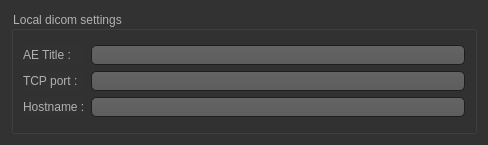
<?xml version="1.0" encoding="UTF-8"?>
<ui version="4.0">
 <class>QtDcmLocalDicomSettingsWidget</class>
 <widget class="QWidget" name="QtDcmLocalDicomSettingsWidget">
  <property name="geometry">
   <rect>
    <x>0</x>
    <y>0</y>
    <width>488</width>
    <height>145</height>
   </rect>
  </property>
  <property name="minimumSize">
   <size>
    <width>0</width>
    <height>145</height>
   </size>
  </property>
  <property name="maximumSize">
   <size>
    <width>16777215</width>
    <height>145</height>
   </size>
  </property>
  <property name="windowTitle">
   <string>Form</string>
  </property>
  <property name="styleSheet">
   <string notr="true">* {
	font: 10pt &quot;Lucida Sans&quot;;
}

QToolTip
{
     border: 1px solid black;
     background-color: #ffa02f;
     padding: 1px;
     border-radius: 3px;
     opacity: 100;
}

QWidget
{
    color: #b1b1b1;
    background-color: #323232;
}

QWidget:item:hover
{
    background-color: QLinearGradient( x1: 0, y1: 0, x2: 0, y2: 1, stop: 0 #ffa02f, stop: 1 #ca0619);
    color: #000000;
}

QWidget:item:selected
{
    background-color: QLinearGradient( x1: 0, y1: 0, x2: 0, y2: 1, stop: 0 #ffa02f, stop: 1 #d7801a);
}

QMenuBar::item
{
    background: transparent;
}

QMenuBar::item:selected
{
    background: transparent;
    border: 1px solid #ffaa00;
}

QMenuBar::item:pressed
{
    background: #444;
    border: 1px solid #000;
    background-color: QLinearGradient(
        x1:0, y1:0,
        x2:0, y2:1,
        stop:1 #212121,
        stop:0.4 #343434/*,
        stop:0.2 #343434,
        stop:0.1 #ffaa00*/
    );
    margin-bottom:-1px;
    padding-bottom:1px;
}

QMenu
{
    border: 1px solid #000;
}

QMenu::item
{
    padding: 2px 20px 2px 20px;
}

QMenu::item:selected
{
    color: #000000;
}

QWidget:disabled
{
    color: #404040;
    background-color: #323232;
}

QAbstractItemView
{
    background-color: QLinearGradient( x1: 0, y1: 0, x2: 0, y2: 1, stop: 0 #4d4d4d, stop: 0.1 #646464, stop: 1 #5d5d5d);
}

QWidget:focus
{
    /*border: 2px solid QLinearGradient( x1: 0, y1: 0, x2: 0, y2: 1, stop: 0 #ffa02f, stop: 1 #d7801a);*/
}

QLineEdit
{
    background-color: QLinearGradient( x1: 0, y1: 0, x2: 0, y2: 1, stop: 0 #4d4d4d, stop: 0 #646464, stop: 1 #5d5d5d);
    padding: 1px;
    border-style: solid;
    border: 1px solid #1e1e1e;
    border-radius: 5;
}

QPushButton
{
    color: #b1b1b1;
    background-color: QLinearGradient( x1: 0, y1: 0, x2: 0, y2: 1, stop: 0 #565656, stop: 0.1 #525252, stop: 0.5 #4e4e4e, stop: 0.9 #4a4a4a, stop: 1 #464646);
    border-width: 1px;
    border-color: #1e1e1e;
    border-style: solid;
    border-radius: 6;
    padding: 3px;
    font-size: 12px;
    padding-left: 5px;
    padding-right: 5px;
}

QPushButton:pressed
{
    background-color: QLinearGradient( x1: 0, y1: 0, x2: 0, y2: 1, stop: 0 #2d2d2d, stop: 0.1 #2b2b2b, stop: 0.5 #292929, stop: 0.9 #282828, stop: 1 #252525);
}

QComboBox
{
    selection-background-color: #ffaa00;
    background-color: QLinearGradient( x1: 0, y1: 0, x2: 0, y2: 1, stop: 0 #565656, stop: 0.1 #525252, stop: 0.5 #4e4e4e, stop: 0.9 #4a4a4a, stop: 1 #464646);
    border-style: solid;
    border: 1px solid #1e1e1e;
    border-radius: 5;
}

QComboBox:hover,QPushButton:hover
{
    border: 2px solid QLinearGradient( x1: 0, y1: 0, x2: 0, y2: 1, stop: 0 #ffa02f, stop: 1 #d7801a);
}


QComboBox:on
{
    padding-top: 3px;
    padding-left: 4px;
    background-color: QLinearGradient( x1: 0, y1: 0, x2: 0, y2: 1, stop: 0 #2d2d2d, stop: 0.1 #2b2b2b, stop: 0.5 #292929, stop: 0.9 #282828, stop: 1 #252525);
    selection-background-color: #ffaa00;
}

QComboBox QAbstractItemView
{
    border: 2px solid darkgray;
    selection-background-color: QLinearGradient( x1: 0, y1: 0, x2: 0, y2: 1, stop: 0 #ffa02f, stop: 1 #d7801a);
}

QComboBox::drop-down
{
     subcontrol-origin: padding;
     subcontrol-position: top right;
     width: 15px;

     border-left-width: 0px;
     border-left-color: darkgray;
     border-left-style: solid; /* just a single line */
     border-top-right-radius: 3px; /* same radius as the QComboBox */
     border-bottom-right-radius: 3px;
 }

QComboBox::down-arrow
{
     image: url(:/down_arrow.png);
}

QGroupBox:focus
{
border: 2px solid QLinearGradient( x1: 0, y1: 0, x2: 0, y2: 1, stop: 0 #ffa02f, stop: 1 #d7801a);
}

QTextEdit:focus
{
    border: 2px solid QLinearGradient( x1: 0, y1: 0, x2: 0, y2: 1, stop: 0 #ffa02f, stop: 1 #d7801a);
}

QScrollBar:horizontal {
     border: 1px solid #222222;
     background: QLinearGradient( x1: 0, y1: 0, x2: 0, y2: 1, stop: 0.0 #121212, stop: 0.2 #282828, stop: 1 #484848);
     height: 7px;
     margin: 0px 16px 0 16px;
}

QScrollBar::handle:horizontal
{
      background: QLinearGradient( x1: 0, y1: 0, x2: 1, y2: 0, stop: 0 #ffa02f, stop: 0.5 #d7801a, stop: 1 #ffa02f);
      min-height: 20px;
      border-radius: 2px;
}

QScrollBar::add-line:horizontal {
      border: 1px solid #1b1b19;
      border-radius: 2px;
      background: QLinearGradient( x1: 0, y1: 0, x2: 1, y2: 0, stop: 0 #ffa02f, stop: 1 #d7801a);
      width: 14px;
      subcontrol-position: right;
      subcontrol-origin: margin;
}

QScrollBar::sub-line:horizontal {
      border: 1px solid #1b1b19;
      border-radius: 2px;
      background: QLinearGradient( x1: 0, y1: 0, x2: 1, y2: 0, stop: 0 #ffa02f, stop: 1 #d7801a);
      width: 14px;
     subcontrol-position: left;
     subcontrol-origin: margin;
}

QScrollBar::right-arrow:horizontal, QScrollBar::left-arrow:horizontal
{
      border: 1px solid black;
      width: 1px;
      height: 1px;
      background: white;
}

QScrollBar::add-page:horizontal, QScrollBar::sub-page:horizontal
{
      background: none;
}

QScrollBar:vertical
{
      background: QLinearGradient( x1: 0, y1: 0, x2: 1, y2: 0, stop: 0.0 #121212, stop: 0.2 #282828, stop: 1 #484848);
      width: 7px;
      margin: 16px 0 16px 0;
      border: 1px solid #222222;
}

QScrollBar::handle:vertical
{
      background: QLinearGradient( x1: 0, y1: 0, x2: 0, y2: 1, stop: 0 #ffa02f, stop: 0.5 #d7801a, stop: 1 #ffa02f);
      min-height: 20px;
      border-radius: 2px;
}

QScrollBar::add-line:vertical
{
      border: 1px solid #1b1b19;
      border-radius: 2px;
      background: QLinearGradient( x1: 0, y1: 0, x2: 0, y2: 1, stop: 0 #ffa02f, stop: 1 #d7801a);
      height: 14px;
      subcontrol-position: bottom;
      subcontrol-origin: margin;
}

QScrollBar::sub-line:vertical
{
      border: 1px solid #1b1b19;
      border-radius: 2px;
      background: QLinearGradient( x1: 0, y1: 0, x2: 0, y2: 1, stop: 0 #d7801a, stop: 1 #ffa02f);
      height: 14px;
      subcontrol-position: top;
      subcontrol-origin: margin;
}

QScrollBar::up-arrow:vertical, QScrollBar::down-arrow:vertical
{
      border: 1px solid black;
      width: 1px;
      height: 1px;
      background: white;
}


QScrollBar::add-page:vertical, QScrollBar::sub-page:vertical
{
      background: none;
}

QTextEdit
{
    background-color: #242424;
}

QPlainTextEdit
{
    background-color: #242424;
}

QHeaderView::section
{
    background-color: QLinearGradient(x1:0, y1:0, x2:0, y2:1, stop:0 #616161, stop: 0.5 #505050, stop: 0.6 #434343, stop:1 #656565);
    color: white;
    padding-left: 4px;
    border: 1px solid #6c6c6c;
}

QCheckBox:disabled
{
color: #414141;
}

QDockWidget::title
{
    text-align: center;
    spacing: 3px; /* spacing between items in the tool bar */
    background-color: QLinearGradient(x1:0, y1:0, x2:0, y2:1, stop:0 #323232, stop: 0.5 #242424, stop:1 #323232);
}

QDockWidget::close-button, QDockWidget::float-button
{
    text-align: center;
    spacing: 1px; /* spacing between items in the tool bar */
    background-color: QLinearGradient(x1:0, y1:0, x2:0, y2:1, stop:0 #323232, stop: 0.5 #242424, stop:1 #323232);
}

QDockWidget::close-button:hover, QDockWidget::float-button:hover
{
    background: #242424;
}

QDockWidget::close-button:pressed, QDockWidget::float-button:pressed
{
    padding: 1px -1px -1px 1px;
}

QMainWindow::separator
{
    background-color: QLinearGradient(x1:0, y1:0, x2:0, y2:1, stop:0 #161616, stop: 0.5 #151515, stop: 0.6 #212121, stop:1 #343434);
    color: white;
    padding-left: 4px;
    border: 1px solid #4c4c4c;
    spacing: 3px; /* spacing between items in the tool bar */
}

QMainWindow::separator:hover
{

    background-color: QLinearGradient(x1:0, y1:0, x2:0, y2:1, stop:0 #d7801a, stop:0.5 #b56c17 stop:1 #ffa02f);
    color: white;
    padding-left: 4px;
    border: 1px solid #6c6c6c;
    spacing: 3px; /* spacing between items in the tool bar */
}

QToolBar::handle
{
     spacing: 3px; /* spacing between items in the tool bar */
     background: url(:/images/handle.png);
}

QMenu::separator
{
    height: 2px;
    background-color: QLinearGradient(x1:0, y1:0, x2:0, y2:1, stop:0 #161616, stop: 0.5 #151515, stop: 0.6 #212121, stop:1 #343434);
    color: white;
    padding-left: 4px;
    margin-left: 10px;
    margin-right: 5px;
}

QProgressBar
{
    border: 2px solid grey;
    border-radius: 5px;
    text-align: center;
}

QProgressBar::chunk
{
    background-color: #d7801a;
    width: 2.15px;
    margin: 0.5px;
}

QTabBar::tab {
    color: #b1b1b1;
    border: 1px solid #444;
    border-bottom-style: none;
    background-color: #323232;
    padding-left: 10px;
    padding-right: 10px;
    padding-top: 3px;
    padding-bottom: 2px;
    margin-right: -1px;
}

QTabWidget::pane {
    border: 1px solid #444;
    top: 1px;
}

QTabBar::tab:last
{
    margin-right: 0; /* the last selected tab has nothing to overlap with on the right */
    border-top-right-radius: 3px;
}

QTabBar::tab:first:!selected
{
 margin-left: 0px; /* the last selected tab has nothing to overlap with on the right */


    border-top-left-radius: 3px;
}

QTabBar::tab:!selected
{
    color: #b1b1b1;
    border-bottom-style: solid;
    margin-top: 3px;
    background-color: QLinearGradient(x1:0, y1:0, x2:0, y2:1, stop:1 #212121, stop:.4 #343434);
}

QTabBar::tab:selected
{
    border-top-left-radius: 3px;
    border-top-right-radius: 3px;
    margin-bottom: 0px;
}

QTabBar::tab:!selected:hover
{
    /*border-top: 2px solid #ffaa00;
    padding-bottom: 3px;*/
    border-top-left-radius: 3px;
    border-top-right-radius: 3px;
    background-color: QLinearGradient(x1:0, y1:0, x2:0, y2:1, stop:1 #212121, stop:0.4 #343434, stop:0.2 #343434, stop:0.1 #ffaa00);
}

QRadioButton::indicator:checked, QRadioButton::indicator:unchecked{
    color: #b1b1b1;
    background-color: #323232;
    border: 1px solid #b1b1b1;
    border-radius: 6px;
}

QRadioButton::indicator:checked
{
    background-color: qradialgradient(
        cx: 0.5, cy: 0.5,
        fx: 0.5, fy: 0.5,
        radius: 1.0,
        stop: 0.25 #ffaa00,
        stop: 0.3 #323232
    );
}

QCheckBox::indicator{
    color: #b1b1b1;
    background-color: #323232;
    border: 1px solid #b1b1b1;
    width: 9px;
    height: 9px;
}

QRadioButton::indicator
{
    border-radius: 6px;
}

QRadioButton::indicator:hover, QCheckBox::indicator:hover
{
    border: 1px solid #ffaa00;
}

QCheckBox::indicator:checked
{
    image:url(:/images/checkbox.png);
}

QCheckBox::indicator:disabled, QRadioButton::indicator:disabled
{
    border: 1px solid #444;
}</string>
  </property>
  <layout class="QGridLayout" name="gridLayout">
   <item row="0" column="0">
    <widget class="QGroupBox" name="groupBox">
     <property name="title">
      <string>Local dicom settings</string>
     </property>
     <property name="flat">
      <bool>false</bool>
     </property>
     <layout class="QGridLayout" name="gridLayout_3">
      <item row="0" column="0">
       <layout class="QHBoxLayout" name="horizontalLayout_2">
        <item>
         <layout class="QVBoxLayout" name="verticalLayout_4">
          <item>
           <widget class="QLabel" name="label">
            <property name="text">
             <string>AE Title :</string>
            </property>
           </widget>
          </item>
          <item>
           <widget class="QLabel" name="label_2">
            <property name="text">
             <string>TCP port :</string>
            </property>
           </widget>
          </item>
          <item>
           <widget class="QLabel" name="label_10">
            <property name="text">
             <string>Hostname :</string>
            </property>
           </widget>
          </item>
         </layout>
        </item>
        <item>
         <layout class="QVBoxLayout" name="verticalLayout_3">
          <item>
           <widget class="QLineEdit" name="localAetitleEdit">
            <property name="toolTip">
             <string>Dicom Application Entity Title</string>
            </property>
           </widget>
          </item>
          <item>
           <widget class="QLineEdit" name="localPortEdit">
            <property name="toolTip">
             <string>Local TCP Port</string>
            </property>
           </widget>
          </item>
          <item>
           <widget class="QLineEdit" name="localHostnameEdit">
            <property name="toolTip">
             <string>Hostname or IP Address</string>
            </property>
           </widget>
          </item>
         </layout>
        </item>
       </layout>
      </item>
     </layout>
    </widget>
   </item>
  </layout>
 </widget>
 <resources/>
 <connections/>
</ui>
